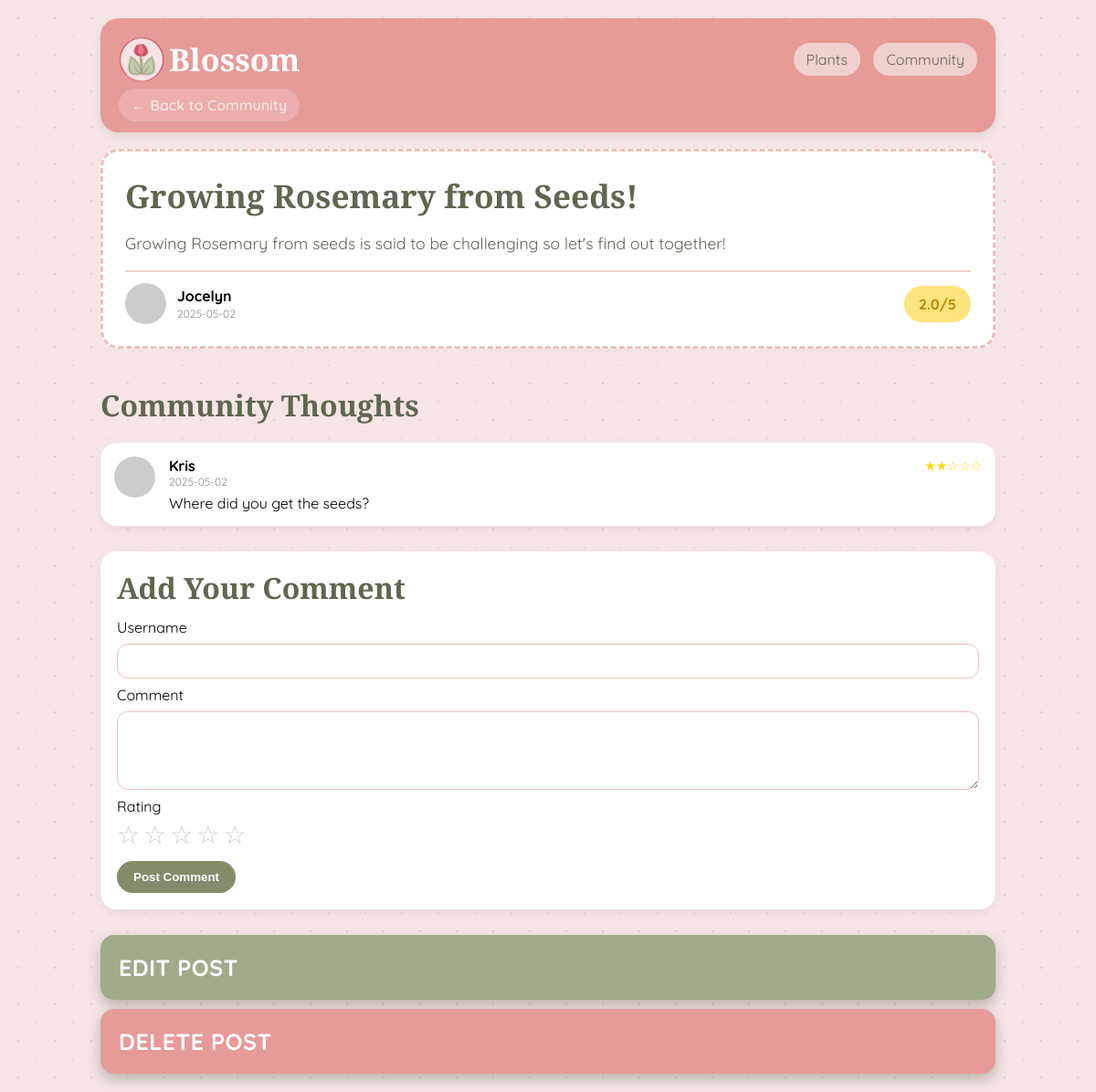
The page /detail.php?post_id=9&type=community on the database its author committed.
### tables this page shows
CREATE TABLE posts
(
	post_id			INT				AUTO_INCREMENT NOT NULL,
    title 			VARCHAR(60)		NOT NULL,
    body			VARCHAR(255)	NOT NULL,
    user_id			INT				NOT NULL,
    post_date		DATE			NOT NULL,
    post_img		VARCHAR(255),
    CONSTRAINT posts_pk
		PRIMARY KEY (post_id),
	CONSTRAINT posts_users_fk
		FOREIGN KEY (user_id) REFERENCES users (user_id)
);

CREATE TABLE users
(
	user_id			INT			AUTO_INCREMENT NOT NULL,
    user_name		VARCHAR(50)	UNIQUE NOT NULL,
    CONSTRAINT	users_pk
		PRIMARY KEY (user_id)
);

CREATE TABLE comments
(
	comment_id		INT				AUTO_INCREMENT NOT NULL,
    comment_text	VARCHAR(255)	NOT NULL,
    rating			INT,
    comment_date	DATE			NOT NULL,
    plant_id		INT,
    post_id			INT,
    user_id			INT				NOT NULL,
    CONSTRAINT comments_pk
		PRIMARY KEY (comment_id),
	CONSTRAINT comments_plants_fk
		FOREIGN KEY (plant_id) REFERENCES plants (plant_id),
	CONSTRAINT comments_posts_fk
		FOREIGN KEY (post_id) REFERENCES posts(post_id)
	ON DELETE CASCADE,
	CONSTRAINT comments_users_fk
		FOREIGN KEY (user_id) REFERENCES users (user_id)
);

### detail.php (the view, shortened to what this page needs)
<?php
include('db_connection.php');
function escape($value)
{
	return htmlspecialchars((string) $value, ENT_QUOTES, 'UTF-8');
}
function resolvePostImage($fileName)
{
	$name = TRIM((string) $fileName);
	if ($name === '') {
		return 'https://placehold.co/1200x600/F6E5E7/828C6A?text=Post';
	}
	$baseName = pathinfo($name, PATHINFO_FILENAME);
	return 'https://placehold.co/1200x600/F6E5E7/828C6A?text=' . rawurlencode($baseName ?: 'Post');
}
function getRatingSummary($con, $columnName, $itemId)
{
	$itemId = (int) $itemId;
	$sql = "SELECT ROUND(AVG(rating), 1) AS avg_rating, COUNT(rating) AS rating_count
		FROM comments
		WHERE $columnName = $itemId AND rating IS NOT NULL";
	$result = mysqli_query($con, $sql);
	$row = mysqli_fetch_assoc($result);
	return array(
		'avg_rating' => $row && $row['avg_rating'] !== null ? (float) $row['avg_rating'] : null,
		'rating_count' => $row ? (int) $row['rating_count'] : 0
	);
}
$plantId = isset($_GET['plant_id']) ? (int) $_GET['plant_id'] : 0;
$postId = isset($_GET['post_id']) ? (int) $_GET['post_id'] : 0;
$currentPageTypeParam = isset($_GET['type']) ? (string) $_GET['type'] : '';
$post = null;
$comments = array();
$ratingSummary = array('avg_rating' => null, 'rating_count' => 0);
$pageType = '';
$errorMessage = '';
if ($plantId > 0) {
	$pageType = 'plant';
	$plantQuery = "SELECT
		p.plant_id,
		p.plant_name,
		p.plant_type,
		p.plant_desc,
		p.sun_level,
		p.season_id,
		p.difficulty,
		p.plant_img,
		s.start_plant,
		s.end_plant,
		GROUP_CONCAT(DISTINCT c.category_name ORDER BY c.category_name SEPARATOR ', ') AS categories,
		GROUP_CONCAT(DISTINCT pe.pest_name ORDER BY pe.pest_name SEPARATOR ', ') AS pests,
		CASE
		WHEN s.start_plant IN (12, 1, 2) THEN 'Winter'
		WHEN s.start_plant BETWEEN 3 and 5 THEN 'Spring'
		WHEN s.start_plant BETWEEN 6 and 8 THEN 'Summer'
		WHEN s.start_plant BETWEEN 9 and 11 THEN 'Fall'
		ELSE 'Unknown'
		END AS planting_season
		FROM plants AS p
		INNER JOIN seasons AS s ON p.season_id = s.season_id
		LEFT JOIN plants_categories AS pc ON p.plant_id = pc.plant_id
		LEFT JOIN categories AS c ON pc.category_id = c.category_id
		LEFT JOIN plants_pests AS pp ON p.plant_id = pp.plant_id
		LEFT JOIN pests AS pe ON pp.pest_id = pe.pest_id
		WHERE p.plant_id = $plantId
		GROUP BY
		p.plant_id,
		p.plant_name,
		p.plant_type,
		p.plant_desc,
		p.sun_level,
		p.season_id,
		p.difficulty,
		p.plant_img,
		s.start_plant,
		s.end_plant";
	$plantResult = mysqli_query($con, $plantQuery);
	if ($plantResult && mysqli_num_rows($plantResult) > 0) {
		$plant = mysqli_fetch_assoc($plantResult);
	} else {
		$errorMessage = 'Plant not found.';
	}
	$ratingSummary = getRatingSummary($con, 'plant_id', $plantId);
	$commentsQuery = "SELECT
		c.comment_text,
		c.rating,
		c.comment_date,
		u.user_name
	FROM comments AS c
	INNER JOIN users AS u ON c.user_id = u.user_id
	WHERE c.plant_id = $plantId
	ORDER BY c.comment_date DESC, c.comment_id DESC";
	$commentsResult = mysqli_query($con, $commentsQuery);
	if ($commentsResult) {
		while ($row = mysqli_fetch_assoc($commentsResult)) {
			$comments[] = $row;
		}
	}
} elseif ($postId > 0) {
	$pageType = 'post';
	$postQuery = "SELECT pt.post_id, pt.title, pt.body, pt.post_date, pt.post_img, u.user_name
	FROM posts AS pt
	INNER JOIN users AS u ON pt.user_id = u.user_id
	WHERE pt.post_id = $postId";
	$postResult = mysqli_query($con, $postQuery);
	if ($postResult && mysqli_num_rows($postResult) > 0) {
		$post = mysqli_fetch_assoc($postResult);
	} else {
		$errorMessage = 'Post not found.';
	}
	$ratingSummary = getRatingSummary($con, 'post_id', $postId);
	$commentsQuery = "SELECT
		c.comment_text,
		c.rating,
		c.comment_date,
		u.user_name
	FROM comments AS c
	INNER JOIN users AS u ON c.user_id = u.user_id
	WHERE c.post_id = $postId
	ORDER BY c.comment_date DESC, c.comment_id DESC";
	$commentsResult = mysqli_query($con, $commentsQuery);
	if ($commentsResult) {
		while ($row = mysqli_fetch_assoc($commentsResult)) {
			$comments[] = $row;
		}
	}
} else {
	$errorMessage = 'Select a plant or post card to view details.';
}
?>
<html lang="en">
<head>
	<link rel="stylesheet" href="style.css">
</head>
<body class="detail-page">
	<div class="detail-layout">
		<div class="header detail-header">
			<div class="header-top">
				<div class="logo" style="display: flex; align-items: center;">
                    <img src="images/favicon.png" alt="Blossom">Blossom
                </div>
				<div class="tabs">
					<a href="index.php" class="<?php echo basename($_SERVER['PHP_SELF']) == 'index.php' ? 'active' : ''; ?>">Plants</a>
					<a href="community.php" class="<?php echo basename($_SERVER['PHP_SELF']) == 'community.php' ? 'active' : ''; ?>">Community</a>
				</div>
			</div>
			<a class="back-link" href="<?php echo $pageType === 'post' ? 'community.php' : 'index.php'; ?>">← Back to <?php echo $pageType === 'post' ? 'Community' : 'Plants'; ?></a>
		</div>
		<?php if ($errorMessage !== '') { ?>
			<div class="empty-state"><?php echo escape($errorMessage); ?></div>
		<?php } else { ?>
			<?php if ($pageType === 'post' && $post) { ?>
				<?php
					$postImage = resolvePostImage($post['post_img']);
					$hasImage = strpos($postImage, 'placehold') === false;
				?>
				<?php if ($hasImage) { ?>
					<section class="plant-detail">
						<div class="plant-image">
							<img src="<?php echo escape($postImage); ?>" alt="<?php echo escape($post['title']); ?>">
						</div>
						<div class="plant-info">
							<div class="post-content-box">
								<h1><?php echo escape($post['title']); ?></h1>
								<p class="post-body"><?php echo escape($post['body']); ?></p>
								<div class="post-footer-divider"></div>
								<div class="post-user-info post-user-info-spread">
									<div class="post-user-meta">
										<img src="https://ui-avatars.com/api/?name=<?php echo urlencode($post['user_name']); ?>&background=E69B97&color=fff" class="pfp" alt="<?php echo escape($post['user_name']); ?>">
										<div>
											<strong><?php echo escape($post['user_name']); ?></strong>
											<p class="post-date"><?php echo escape($post['post_date']); ?></p>
										</div>
									</div>
									<div class="avg-rating">
										<?php echo $ratingSummary['avg_rating'] !== null
											? escape(number_format($ratingSummary['avg_rating'], 1))
											: '0'; ?>/5
									</div>
								</div>
							</div>
						</div>
					</section>
				<?php } else { ?>
					<section class="post-text-only">
						<div class="post-content-box">
							<h1><?php echo escape($post['title']); ?></h1>
							<p class="post-body"><?php echo escape($post['body']); ?></p>
							<div class="post-footer-divider"></div>
							<div class="post-user-info post-user-info-spread">
								<div class="post-user-meta">
									<img src="https://ui-avatars.com/api/?name=<?php echo urlencode($post['user_name']); ?>&background=E69B97&color=fff" class="pfp" alt="<?php echo escape($post['user_name']); ?>">
									<div>
										<strong><?php echo escape($post['user_name']); ?></strong>
										<p class="post-date"><?php echo escape($post['post_date']); ?></p>
									</div>
								</div>
								<div class="avg-rating">
									<?php echo $ratingSummary['avg_rating'] !== null
										? escape(number_format($ratingSummary['avg_rating'], 1))
										: '0'; ?>/5
								</div>
							</div>
						</div>
					</section>
				<?php } ?>
			<?php } ?>
			<section class="comments-modern">
				<h2>Community Thoughts</h2>
				<?php if (!empty($comments)) { ?>
					<?php foreach ($comments as $comment) { ?>
						<div class="comment-modern">
							<img src="https://ui-avatars.com/api/?name=<?php echo urlencode($comment['user_name']); ?>&background=E69B97&color=fff" class="pfp" alt="<?php echo escape($comment['user_name']); ?>">
							<div class="comment-body">
								<div class="comment-top">
									<strong><?php echo escape($comment['user_name']); ?></strong>
									<div class="stars">
										<?php
											$rating = (int)$comment['rating'];
											for ($i=1; $i<=5; $i++) {
												echo $i <= $rating ? '★' : '☆';
											}
										?>
									</div>
								</div>
								<div class="comment-date">
									<?php echo escape($comment['comment_date']); ?>
								</div>
								<p><?php echo escape($comment['comment_text']); ?></p>
							</div>
						</div>
					<?php } ?>
				<?php } else { ?>
					<div class="empty-state-comment">No comments yet for this <?php echo $pageType === 'post' ? 'post' : 'plant'; ?>.</div>
				<?php } ?>
			</section>
			<section class="comment-form-wrap">
				<h2>Add Your Comment</h2>
				<form method="POST" action="detail.php<?php echo $pageType === 'post' ? '?post_id=' . (int) $postId : '?plant_id=' . (int) $plantId; ?><?php echo $currentPageTypeParam === 'community' ? '&type=community' : ''; ?>" class="comment-form">
					<label for="comment_user">Username</label>
					<input id="comment_user" name="comment_user" type="text" maxlength="50" required>
					<label for="comment_text">Comment</label>
					<textarea id="comment_text" name="comment_text" rows="4" maxlength="255" required></textarea>
					<label>Rating</label>
					<div class="rating-input rating-picker" data-target="#comment_rating">
						<button type="button" data-value="1" aria-label="Rate 1">☆</button>
						<button type="button" data-value="2" aria-label="Rate 2">☆</button>
						<button type="button" data-value="3" aria-label="Rate 3">☆</button>
						<button type="button" data-value="4" aria-label="Rate 4">☆</button>
						<button type="button" data-value="5" aria-label="Rate 5">☆</button>
					</div>
					<button type="submit" class="comment-submit-btn">Post Comment</button>
				</form>
			</section>
			<?php
			$current_page = $currentPageTypeParam;
			if($current_page == 'community') {?>
				<section class="post-controls">
					<div class="control-item">
						<form action="edit.php" method="POST" enctype="multipart/form-data">
							<button type="button" class="edit_btn" id="open-edit-modal">Edit Post</button>
						</form>
					</div>
					<div class="control-item">
						<form action="delete.php" method="POST" onsubmit="return confirm('Are you sure you want to delete the post?');">
							<button type="submit" name="delete_btn" class="delete_btn">Delete Post</button>
						</form>
					</div>
				</section>
			<?php }?>
		<?php } ?>
	</div>
</body>
</html>

### rows shown on the page
posts: title "Growing Rosemary from Seeds!", body "Growing Rosemary from seeds is said to be challenging so let's find out together!", user.user_name "Jocelyn", post_date "2025-05-02"
comments: user.user_name "Kris", rating 2 (drawn), comment_date "2025-05-02", comment_text "Where did you get the seeds?"

### other values the page prints
$ratingSummary['avg_rating'] "2.0"
